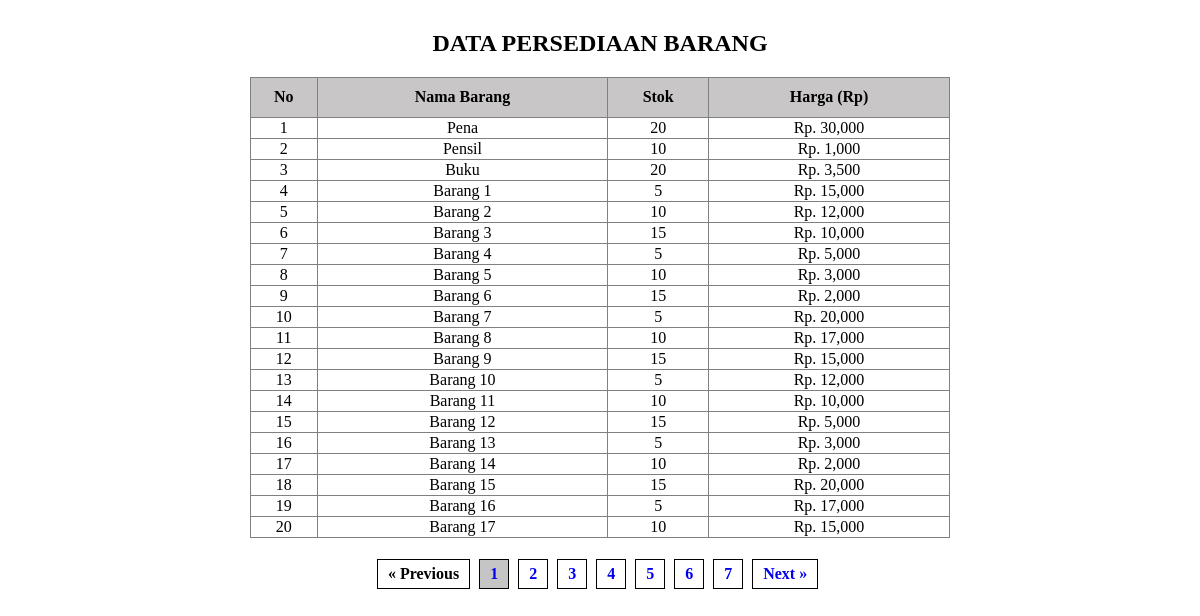
/Pagination/index.php, run on the app's committed database.
### tables this page shows
CREATE TABLE `tb_barang` (
  `id_barang` varchar(10) NOT NULL,
  `nama_barang` varchar(200) NOT NULL,
  `stok` int(11) NOT NULL,
  `harga` double NOT NULL
);

### Pagination/Koneksi.php (called while the page is built)
<?php
function koneksiDB() {
    $host = "localhost";
    $username = "root";
    $password = "";
    $db = "crud";
    $conn = mysqli_connect($host, $username, $password, $db);
    if(!$conn) {
        die("Koneksi Database Gagal : " .mysqli_connect_error());
    } else {
        return $conn;
    }
}
function selectAllData() {
    $query = "SELECT * FROM tb_barang";
    $result = mysqli_query(koneksiDB(), $query);
    return $result;
}
function selectPageData($awal, $batas) {
    $query = "SELECT * FROM tb_barang limit $awal, $batas";
    $result = mysqli_query(koneksiDB(), $query);
    return $result;
}
 ?>

### Pagination/index.php (the view, shortened to what this page needs)
<!DOCTYPE html>
<html lang="en">
<head>
</head>
<body style="width: 700px; margin: auto; padding: 10px;">
    <h2 style="text-align: center;">DATA PERSEDIAAN BARANG</h2>
    <table border="1" style="border-collapse: collapse; margin-top: 10px; width: 100%;">
        <tr style="text-align: center; font-weight: bold; background-color: #C8C6C6; height: 40px;">
            <td>No</td>
            <td>Nama Barang</td>
            <td>Stok</td>
            <td>Harga (Rp)</td>
        </tr>
        <?php
        include 'Koneksi.php';
        $dataALL = selectAllData();
        $countData = mysqli_num_rows($dataALL);
        $batas = 20;
        $hal = isset($_GET['p'])?(int)$_GET['p'] : 1;
        $hal_awal = ($hal>1) ? ($hal * $batas) - $batas : 0;
        $totalHalaman = ceil($countData / $batas);
        $prev = $hal - 1;
        $next = $hal + 1;
        $result = selectPageData($hal_awal, $batas);
        if ($countData < 1) {
        ?>
            <tr>
                <td colspan="5" style="text-align: center; font-weight: bold; font-size: 12px; padding: 5px;">TIDAK ADA DATA</td>
            </tr>
            <?php
        } else {
            $nomor_urut = $hal_awal + 1;
            while ($row = mysqli_fetch_assoc($result)) {?>
                <tr style="text-align: center;">
                    <td><?php echo $nomor_urut++; ?></td>
                    <td><?php echo $row['nama_barang']; ?></td>
                    <td><?php echo $row['stok']; ?></td>
                    <td>Rp. <?php echo number_format($row['harga']); ?></td>
                </tr>
        <?php }
        } ?>
    </table>
    <div style="margin-top: 5px; text-align: center;">
        <p class="page_link">
            <a <?php if ($hal > 1) echo "href='?p=$prev'" ?> >
                &laquo; Previous
            </a>
        </p>
        <?php for ($i = 1; $i <= $totalHalaman; $i++) {?>
            <p class="page_link <?php if ($hal == $i) echo "selected_item" ?>">
                <a href="?p=<?php echo $i ?>">
                    <?= $i ?>
                </a>
            </p>
        <?php } ?>
        <p class="page_link">
            <a <?php if ($hal < $totalHalaman) echo "href='?p=$next'" ?> >
                Next &raquo;
            </a>
        </p>
    </div>
</body>
</html>

### Pagination/index.php (style rules this page uses)
.page_link { border: 1px solid black; padding: 5px 10px; margin-right: 5px; font-weight: bold; display: inline-block; }
.page_link a { text-decoration: none; }
.selected_item { background-color: #C5C5C5; }

### data on the page
tb_barang: nama_barang "Pena", stok "20", harga "30,000"
tb_barang: nama_barang "Pensil", stok "10", harga "1,000"
tb_barang: nama_barang "Buku", stok "20", harga "3,500"
tb_barang: nama_barang "Barang 1", stok "5", harga "15,000"
tb_barang: nama_barang "Barang 2", stok "10", harga "12,000"
tb_barang: nama_barang "Barang 3", stok "15", harga "10,000"
tb_barang: nama_barang "Barang 4", stok "5", harga "5,000"
tb_barang: nama_barang "Barang 5", stok "10", harga "3,000"
tb_barang: nama_barang "Barang 6", stok "15", harga "2,000"
tb_barang: nama_barang "Barang 7", stok "5", harga "20,000"
tb_barang: nama_barang "Barang 8", stok "10", harga "17,000"
tb_barang: nama_barang "Barang 9", stok "15", harga "15,000"
tb_barang: nama_barang "Barang 10", stok "5", harga "12,000"
tb_barang: nama_barang "Barang 11", stok "10", harga "10,000"
tb_barang: nama_barang "Barang 12", stok "15", harga "5,000"
tb_barang: nama_barang "Barang 13", stok "5", harga "3,000"
tb_barang: nama_barang "Barang 14", stok "10", harga "2,000"
tb_barang: nama_barang "Barang 15", stok "15", harga "20,000"
tb_barang: nama_barang "Barang 16", stok "5", harga "17,000"
tb_barang: nama_barang "Barang 17", stok "10", harga "15,000"
